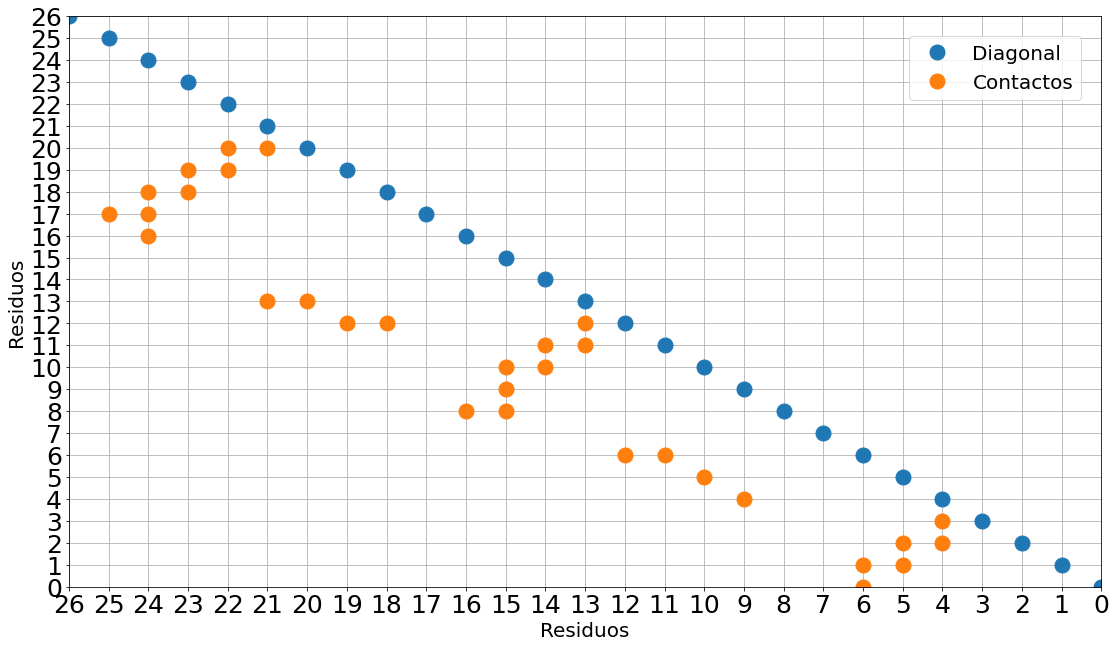

The Python source for this figure:
#import matploy library
import matplotlib.pyplot as plt
import numpy as np

# x axis
nc=[6,12]
# y axis arrays with data of of method for each thermodinamic potenctial 
# Volumen
v=[0.2185531487,0.3778053109]

x=range(26, -1, -1)
y=range(26, -1, -1)
x2=[25,24,24,24,23,23,22,22,21,21,20,19,18,13,13,14,14,15,15,15,16,4,4,5,5,6,6,12,11,10,9]
y2=[17,18,17,16,18,19,19,20,20,13,13,12,12,12,11,11,10,10,9,8,8,3,2,2,1,1,0,6,6,5,4]

#set axis labels and title
plt.xlabel("Residuos")
plt.ylabel("Residuos")

#set settings, grid, size a file name 
plt.grid("true")
fig = plt.gcf()
fig.set_size_inches(18.5, 10.5)
fig.savefig('reactioProfileG.png', dpi=100)
plt.rc('xtick', labelsize=25) 
plt.rc('ytick', labelsize=25)
plt.rcParams.update({'font.size': 20})

#make plot 
plt.plot(x,y,'o',label="Diagonal",markersize=15)
plt.plot(x2,y2,'o',label="Contactos",markersize=15)
plt.xlim(26,0)
plt.xticks(np.arange(min(x), max(x)+1, 1.0))
plt.ylim(0,26)
plt.yticks(np.arange(min(y), max(y)+1, 1.0))
# settings of box label postion 
plt.legend(loc=1, borderaxespad=1)
# show in script plot
plt.show()
